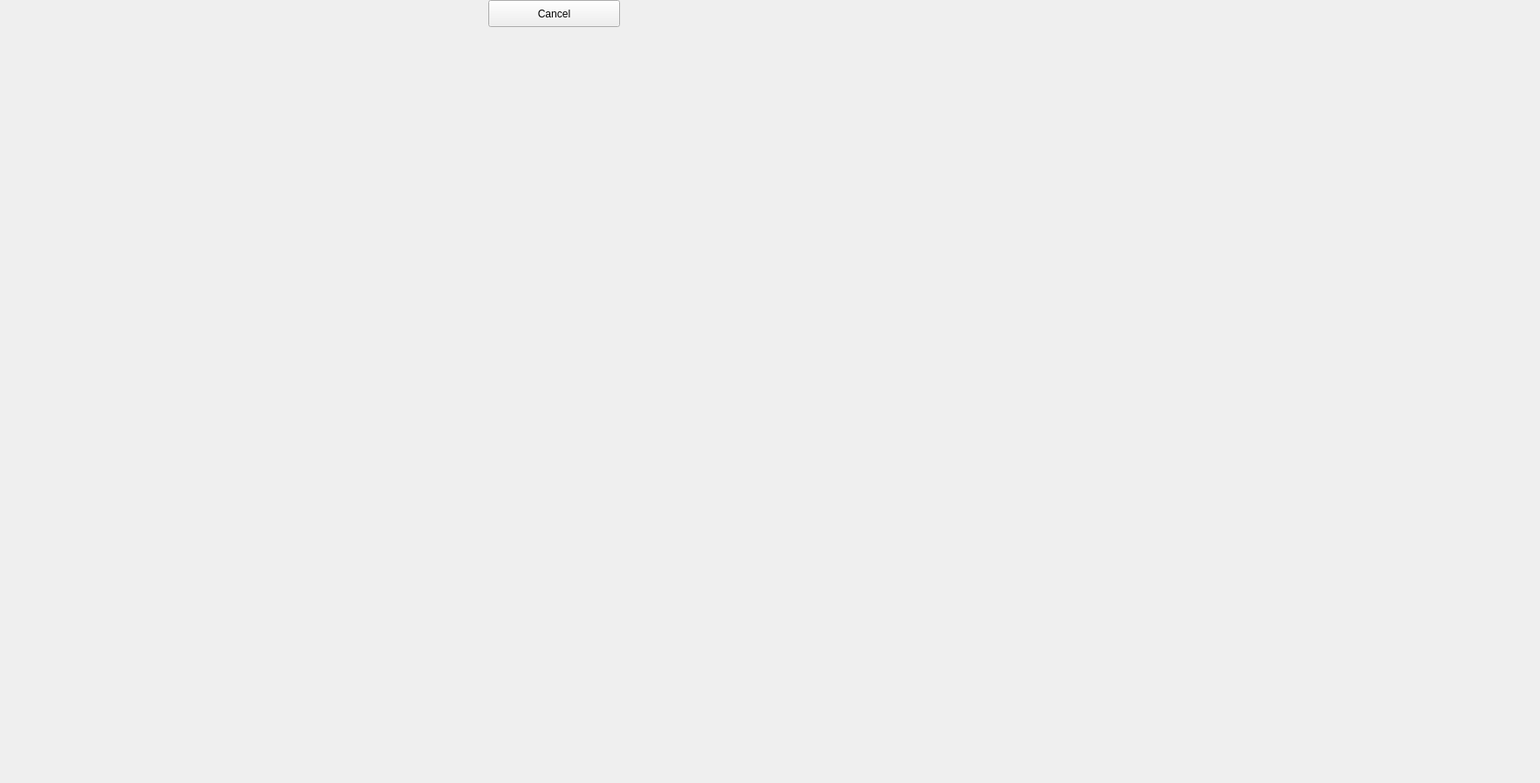
<?xml version="1.0" encoding="UTF-8"?>
<ui version="4.0">
 <class>Form</class>
 <widget class="QWidget" name="Form">
  <property name="geometry">
   <rect>
    <x>0</x>
    <y>0</y>
    <width>1766</width>
    <height>898</height>
   </rect>
  </property>
  <property name="windowTitle">
   <string>Form</string>
  </property>
  <widget class="QWidget" name="verticalLayoutWidget">
   <property name="geometry">
    <rect>
     <x>0</x>
     <y>0</y>
     <width>351</width>
     <height>41</height>
    </rect>
   </property>
   <layout class="QVBoxLayout" name="form1"/>
  </widget>
  <widget class="QWidget" name="verticalLayoutWidget_2">
   <property name="geometry">
    <rect>
     <x>0</x>
     <y>40</y>
     <width>871</width>
     <height>401</height>
    </rect>
   </property>
   <layout class="QVBoxLayout" name="form2"/>
  </widget>
  <widget class="QWidget" name="verticalLayoutWidget_3">
   <property name="geometry">
    <rect>
     <x>0</x>
     <y>450</y>
     <width>351</width>
     <height>41</height>
    </rect>
   </property>
   <layout class="QVBoxLayout" name="form3"/>
  </widget>
  <widget class="QWidget" name="verticalLayoutWidget_4">
   <property name="geometry">
    <rect>
     <x>0</x>
     <y>490</y>
     <width>871</width>
     <height>401</height>
    </rect>
   </property>
   <layout class="QVBoxLayout" name="form4"/>
  </widget>
  <widget class="QPushButton" name="pushButton">
   <property name="geometry">
    <rect>
     <x>560</x>
     <y>0</y>
     <width>151</width>
     <height>31</height>
    </rect>
   </property>
   <property name="text">
    <string>Cancel</string>
   </property>
  </widget>
  <widget class="QWidget" name="verticalLayoutWidget_5">
   <property name="geometry">
    <rect>
     <x>880</x>
     <y>0</y>
     <width>351</width>
     <height>41</height>
    </rect>
   </property>
   <layout class="QVBoxLayout" name="form5"/>
  </widget>
  <widget class="QWidget" name="verticalLayoutWidget_6">
   <property name="geometry">
    <rect>
     <x>880</x>
     <y>40</y>
     <width>871</width>
     <height>401</height>
    </rect>
   </property>
   <layout class="QVBoxLayout" name="form6"/>
  </widget>
 </widget>
 <resources/>
 <connections/>
</ui>
